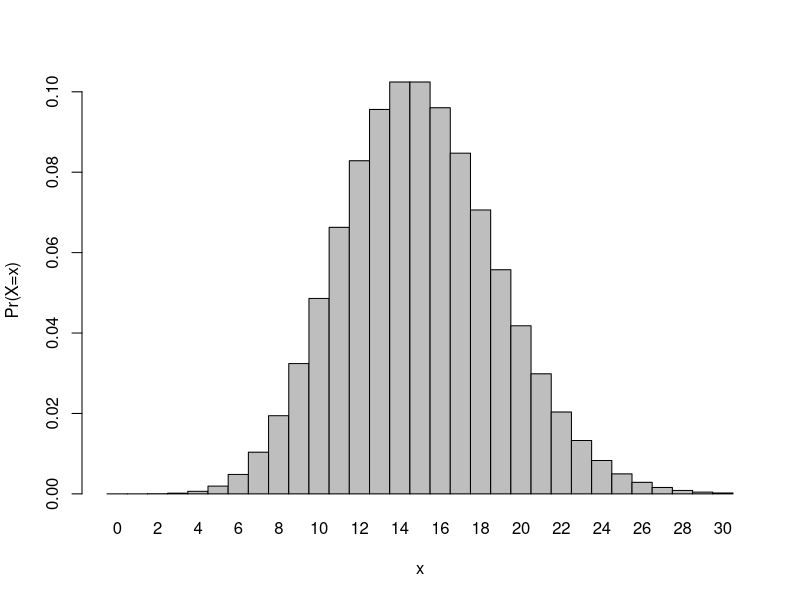
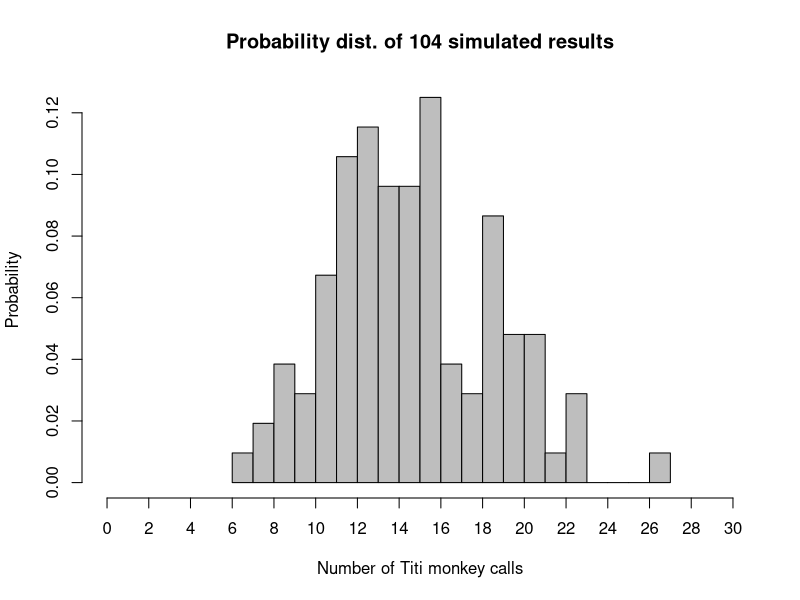

Write R code to recreate these figures, in order.
## ---- chunk 1
knitr::opts_chunk$set(echo = TRUE)
## ---- chunk 2
1- ppois(q=8,lambda=15)
## ---- chunk 3
dpois(x=0,lambda=15)
## ---- chunk 4
dpois(x=3,lambda=15)
## ---- chunk 5
barplot(dpois(x=0:30,lambda=15),space=0,names.arg=0:30,ylab="Pr(X=x)",xlab="x")
## ---- chunk 6
#Plot A histogram of 104 randomly simulated samples

# Histogram of 104 randomly selected variates from Poisson distribution given Lambda = 15
hist(rpois(n=104,lambda=15), breaks = 20, freq = FALSE, col = "grey", main = "Probability dist. of 104 simulated results", xlab = "Number of Titi monkey calls", ylab = "Probability", xlim = c(0,30), xaxt = 'n')
axis(side=1, at=seq(0,30, 2))
